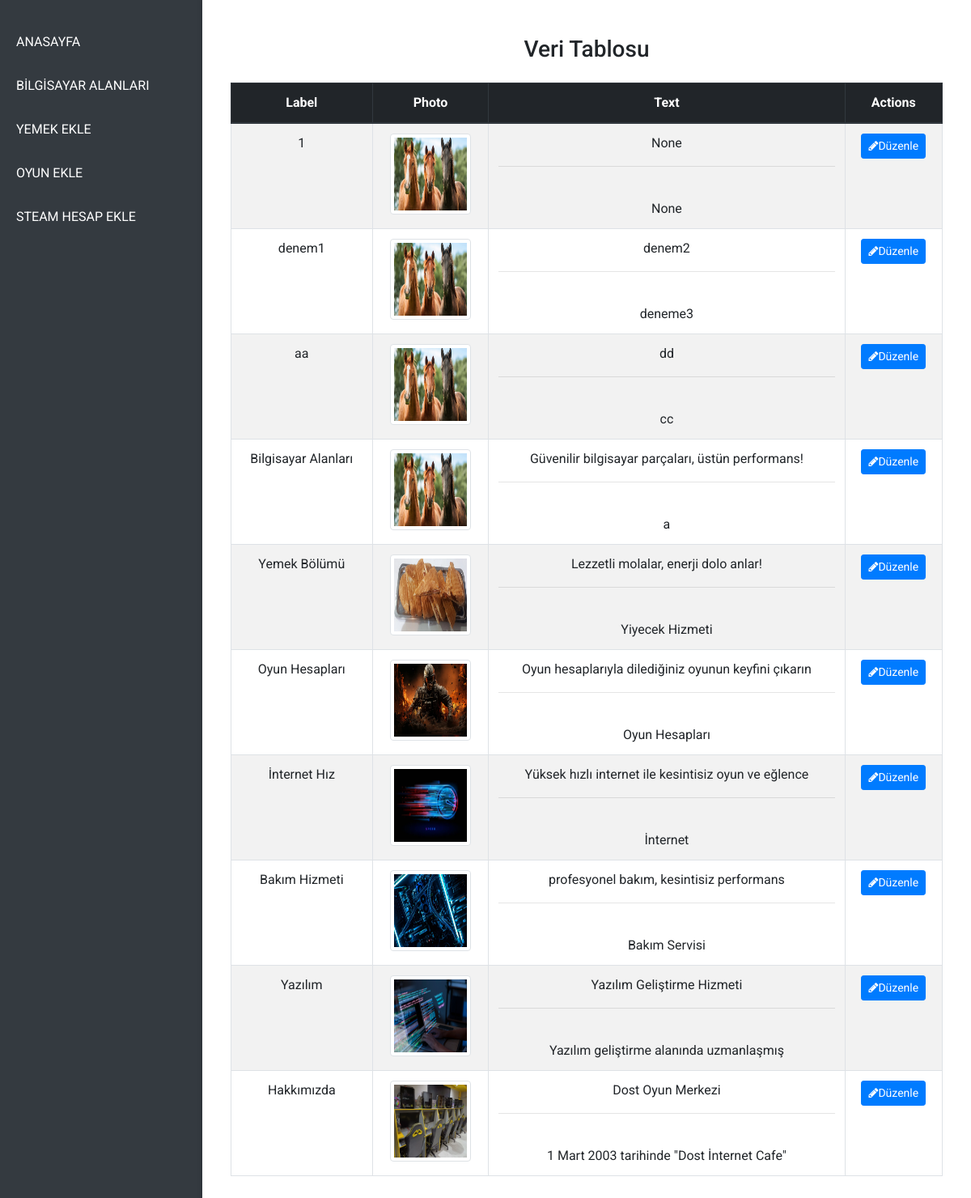
Screenshot of /indexa with the database file from the repository.
### models.py (models this page shows)
class tblmediaandtext(db.Model):
    id = db.Column(db.Integer, primary_key=True)
    page_name = db.Column(db.String(50), unique=False, nullable=False, default='')
    label = db.Column(db.String(100), unique=False, nullable=True)
    path = db.Column(db.String(50), unique=False, nullable=False, default='')
    file_name = db.Column(db.String(255), nullable=False, default='')
    text1 = db.Column(db.String(5000), nullable=True)
    text2 = db.Column(db.String(5000), nullable=True)

### app.py (the view)
@app.route("/indexa", methods=["GET", "POST"])
def indexa():
    mediawithtext = tblmediaandtext.query.filter_by(page_name = "mainpage").all()
    return render_template("indexa.html", mediawithtext=mediawithtext)

### templates/indexa.html
{% extends "adminlayout.html" %}
{% block main %}
<div class="container mt-4">
    <h3 class="mb-4">Veri Tablosu</h3>
    <table class="table table-bordered table-striped">
        <thead class="thead-dark">
            <tr>
                <th>Label</th>
                <th>Photo</th>
                <th>Text</th>
                <th>Actions</th>
            </tr>
        </thead>
        <tbody>
            {% for mt in mediawithtext %}
                <tr>
                    <td>{{ mt.label }}</td>
                    <td>
                        <img src=" {% if mt.path:%}{{ mt.path}} {% else:%} ../static/img/noImage.jpg {% endif %}" alt="photo" class="img-thumbnail" style="width: 100px; height: 100px;">
                    </td>
                    <td>
                        {{ mt.text1 }}
                        <hr> <br>
                        {{ mt.text2 }}
                    </td>
                    <td>
                        <a href="/updatemainpage/{{mt.id}}" class="btn btn-sm btn-primary"><i class="fa fa-pencil"></i>Düzenle</a>
                    </td>
                </tr>
            {% endfor %}
        </tbody>
    </table>
</div>
{% endblock %}

### templates/adminlayout.html (shortened to what this page needs)
<!DOCTYPE html>
<html lang="en">
<head>
    <link rel="stylesheet" href="https://maxcdn.bootstrapcdn.com/bootstrap/4.0.0-beta/css/bootstrap.min.css">
    <link rel="stylesheet" href="https://cdnjs.cloudflare.com/ajax/libs/font-awesome/4.5.0/css/font-awesome.min.css">
    <link href="https://fonts.googleapis.com/css?family=Roboto" rel="stylesheet"> <link rel='stylesheet' href='https://cdnjs.cloudflare.com/ajax/libs/twitter-bootstrap/4.0.0-beta/css/bootstrap.min.css'>
    <link rel='stylesheet' href='https://cdnjs.cloudflare.com/ajax/libs/font-awesome/4.5.0/css/font-awesome.min.css'>
    <link rel="stylesheet" href="static/css/admin/indexadmin.css">
    <link rel="stylesheet" href="../static/css/admin/indexadmin.css">
</head>
<body>
    <div class="main">
        <div class="leftbar">
            <ul>
                <li class="nav-item"><a class="nav-link" href="/indexa">ANASAYFA</a></li>
                <li class="nav-item"><a class="nav-link" href="/computerfiles">BİLGİSAYAR ALANLARI</a></li>
                <li class="nav-item"><a class="nav-link" href="/foodsadd">YEMEK EKLE</a></li>
                <li class="nav-item"><a class="nav-link" href="/gamesadd">OYUN EKLE</a></li>
                <li class="nav-item"><a class="nav-link" href="/steamsadd">STEAM HESAP EKLE</a></li>
            </ul>
        </div>
        <div class="rightbar">
            {% block main %}{% endblock %}
        </div>
    </div>
</body>
</html>

### static/css/admin/indexadmin.css (style rules this page uses)
body, html { margin: 0; padding: 0; font-family: 'Roboto', sans-serif; height: 100%; background-color: #f8f9fa; }
.main { display: flex; height: 100vh; }
.leftbar { width: 250px; background-color: #343a40; color: #fff; display: flex; flex-direction: column; padding-top: 20px; box-shadow: 2px 0 5px rgba(0, 0, 0, 0.3); }
.leftbar ul { list-style: none; padding: 0; margin: 0; }
.leftbar .nav-item { margin: 10px 0; }
.leftbar .nav-link { color: #fff; text-decoration: none; padding: 10px 20px; display: block; font-size: 16px; transition: background 0.3s ease, padding-left 0.3s ease; }
.rightbar { flex-grow: 1; padding: 20px; background-color: #ffffff; overflow-y: auto; box-shadow: -2px 0 5px rgba(0, 0, 0, 0.1); }
.container { display: flex; flex-direction: column; align-items: center; justify-content: center; }
table { width: 80%; margin-left: auto; margin-right: auto; text-align: center; }
h3 { text-align: center; }

### rows the page displays
tblmediaandtext: label "1", path (picture), text1 "None", text2 "None"
tblmediaandtext: label "denem1", path (picture), text1 "denem2", text2 "deneme3"
tblmediaandtext: label "aa", path (picture), text1 "dd", text2 "cc"
tblmediaandtext: label "Bilgisayar Alanları", path (picture), text1 "Güvenilir bilgisayar parçaları, üstün performans!", text2 "a"
tblmediaandtext: label "Yemek Bölümü", path (picture), text1 "Lezzetli molalar, enerji dolo anlar!", text2 "Yiyecek Hizmeti"
tblmediaandtext: label "Oyun Hesapları", path (picture), text1 "Oyun hesaplarıyla dilediğiniz oyunun keyfini çıkarın", text2 "Oyun Hesapları"
tblmediaandtext: label "İnternet Hız", path (picture), text1 "Yüksek hızlı internet ile kesintisiz oyun ve eğlence", text2 "İnternet"
tblmediaandtext: label "Bakım Hizmeti", path (picture), text1 "profesyonel bakım, kesintisiz performans", text2 "Bakım Servisi"
tblmediaandtext: label "Yazılım", path (picture), text1 "Yazılım Geliştirme Hizmeti", text2 "Yazılım geliştirme alanında uzmanlaşmış"
tblmediaandtext: label "Hakkımızda", path (picture), text1 "Dost Oyun Merkezi", text2 "1 Mart 2003 tarihinde \"Dost İnternet Cafe\""
